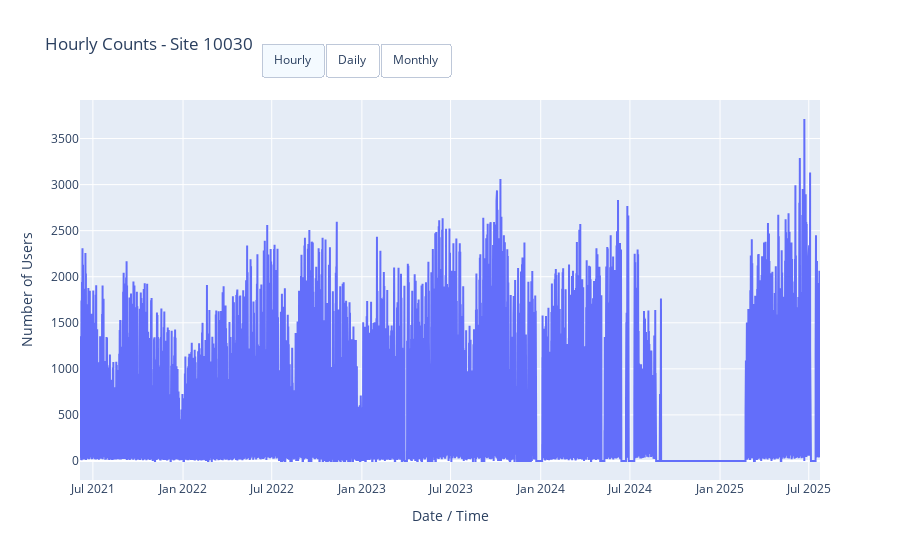

The notebook cell saved with this chart:
### Markdown cell above
## Aggregated counts + average profiles

### Code cell
plot_aggregated_counts(df_agg, site_id="10030").show()

### Figure 1 — Plotly figure (JSON) as saved in the notebook; plotly's stock layout.template omitted (floating-point values rounded to 4 significant figures; data arrays with more than 128 entries replaced by an {"elided": "..."} marker saying what was removed)
{"data": [{"name": "Hourly", "type": "scatter", "visible": true, "x": {"elided": "36247 str values"}, "y": {"elided": "36247 int values"}}, {"name": "Daily", "type": "scatter", "visible": false, "x": {"elided": "1511 str values"}, "y": {"elided": "1511 int values"}}, {"name": "Monthly", "type": "scatter", "visible": false, "x": ["2021-06-01T00:00:00", "2021-07-01T00:00:00", "2021-08-01T00:00:00", "2021-09-01T00:00:00", "2021-10-01T00:00:00", "2021-11-01T00:00:00", "2021-12-01T00:00:00", "2022-01-01T00:00:00", "2022-02-01T00:00:00", "2022-03-01T00:00:00", "2022-04-01T00:00:00", "2022-05-01T00:00:00", "2022-06-01T00:00:00", "2022-07-01T00:00:00", "2022-08-01T00:00:00", "2022-09-01T00:00:00", "2022-10-01T00:00:00", "2022-11-01T00:00:00", "2022-12-01T00:00:00", "2023-01-01T00:00:00", "2023-02-01T00:00:00", "2023-03-01T00:00:00", "2023-04-01T00:00:00", "2023-05-01T00:00:00", "2023-06-01T00:00:00", "2023-07-01T00:00:00", "2023-08-01T00:00:00", "2023-09-01T00:00:00", "2023-10-01T00:00:00", "2023-11-01T00:00:00", "2023-12-01T00:00:00", "2024-01-01T00:00:00", "2024-02-01T00:00:00", "2024-03-01T00:00:00", "2024-04-01T00:00:00", "2024-05-01T00:00:00", "2024-06-01T00:00:00", "2024-07-01T00:00:00", "2024-08-01T00:00:00", "2024-09-01T00:00:00", "2024-10-01T00:00:00", "2024-11-01T00:00:00", "2024-12-01T00:00:00", "2025-01-01T00:00:00", "2025-02-01T00:00:00", "2025-03-01T00:00:00", "2025-04-01T00:00:00", "2025-05-01T00:00:00", "2025-06-01T00:00:00", "2025-07-01T00:00:00"], "y": [396811, 370360, 289792, 439751, 388074, 312436, 250603, 264389, 275430, 372845, 372364, 427865, 467922, 372593, 305877, 464605, 377194, 304832, 211519, 320621, 354691, 335050, 346184, 339077, 549764, 450148, 340446, 488295, 493735, 259170, 207374, 354822, 387276, 472971, 445372, 380343, 337226, 287333, 273378, 11339, 0, 0, 0, 0, 83702, 445414, 513323, 546582, 633651, 223846]}], "layout": {"title": {"text": "Hourly Counts - Site 10030"}, "updatemenus": [{"buttons": [{"args": [{"visible": [true, false, false]}, {"title": "Hourly Counts - Site 10030", "xaxis": {"title": "Date / Time"}}], "label": "Hourly", "method": "update"}, {"args": [{"visible": [false, true, false]}, {"title": "Daily Counts - Site 10030", "xaxis": {"title": "Date"}}], "label": "Daily", "method": "update"}, {"args": [{"visible": [false, false, true]}, {"title": "Monthly Counts - Site 10030", "xaxis": {"title": "Month"}}], "label": "Monthly", "method": "update"}], "direction": "right", "showactive": true, "type": "buttons", "x": 0.5, "y": 1.15}], "xaxis": {"title": {"text": "Date / Time"}, "type": "date"}, "yaxis": {"title": {"text": "Number of Users"}}}}
